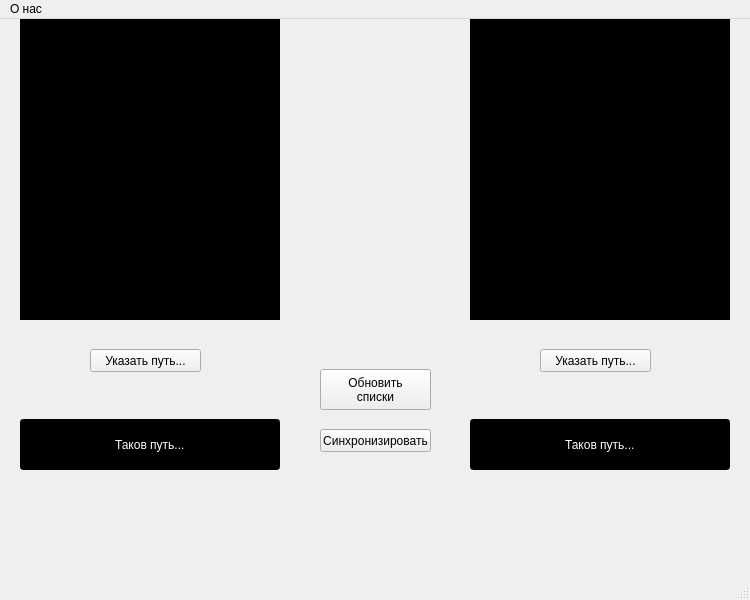
<?xml version="1.0" encoding="UTF-8"?>
<ui version="4.0">
 <class>MainWindow</class>
 <widget class="QMainWindow" name="MainWindow">
  <property name="geometry">
   <rect>
    <x>0</x>
    <y>0</y>
    <width>750</width>
    <height>600</height>
   </rect>
  </property>
  <property name="windowTitle">
   <string>MainWindow</string>
  </property>
  <widget class="QWidget" name="centralwidget">
   <widget class="QPushButton" name="path1">
    <property name="geometry">
     <rect>
      <x>90</x>
      <y>330</y>
      <width>111</width>
      <height>23</height>
     </rect>
    </property>
    <property name="styleSheet">
     <string notr="true"/>
    </property>
    <property name="text">
     <string>Указать путь...</string>
    </property>
   </widget>
   <widget class="QPushButton" name="sync">
    <property name="geometry">
     <rect>
      <x>320</x>
      <y>410</y>
      <width>111</width>
      <height>23</height>
     </rect>
    </property>
    <property name="text">
     <string>Синхронизировать</string>
    </property>
   </widget>
   <widget class="QPushButton" name="path2">
    <property name="geometry">
     <rect>
      <x>540</x>
      <y>330</y>
      <width>111</width>
      <height>23</height>
     </rect>
    </property>
    <property name="text">
     <string>Указать путь...</string>
    </property>
   </widget>
   <widget class="QTextBrowser" name="itemlistfrom">
    <property name="geometry">
     <rect>
      <x>20</x>
      <y>0</y>
      <width>260</width>
      <height>301</height>
     </rect>
    </property>
    <property name="styleSheet">
     <string notr="true">color: rgb(255, 255, 255);
font: 63 8pt &quot;Bookman Old Style&quot;;
background-color: rgb(0, 0, 0);</string>
    </property>
   </widget>
   <widget class="QTextBrowser" name="itemlistto">
    <property name="geometry">
     <rect>
      <x>470</x>
      <y>0</y>
      <width>260</width>
      <height>301</height>
     </rect>
    </property>
    <property name="styleSheet">
     <string notr="true">color: rgb(255, 255, 255);
font: 63 8pt &quot;Bookman Old Style&quot;;
background-color: rgb(0, 0, 0);</string>
    </property>
   </widget>
   <widget class="QPushButton" name="refreshbutt">
    <property name="geometry">
     <rect>
      <x>320</x>
      <y>350</y>
      <width>111</width>
      <height>41</height>
     </rect>
    </property>
    <property name="autoFillBackground">
     <bool>false</bool>
    </property>
    <property name="text">
     <string>Обновить
списки</string>
    </property>
   </widget>
   <widget class="QLineEdit" name="pathName2">
    <property name="geometry">
     <rect>
      <x>470</x>
      <y>400</y>
      <width>260</width>
      <height>51</height>
     </rect>
    </property>
    <property name="styleSheet">
     <string notr="true">color: rgb(255, 255, 255);
background-color: rgb(0, 0, 0);
font: 63 9pt &quot;Bookman Old Style&quot;;</string>
    </property>
    <property name="text">
     <string>Таков путь...</string>
    </property>
    <property name="frame">
     <bool>true</bool>
    </property>
    <property name="alignment">
     <set>Qt::AlignCenter</set>
    </property>
    <property name="readOnly">
     <bool>true</bool>
    </property>
   </widget>
   <widget class="QLineEdit" name="pathName1">
    <property name="geometry">
     <rect>
      <x>20</x>
      <y>400</y>
      <width>260</width>
      <height>51</height>
     </rect>
    </property>
    <property name="styleSheet">
     <string notr="true">color: rgb(255, 255, 255);
font: 63 9pt &quot;Bookman Old Style&quot;;
background-color: rgb(0, 0, 0);</string>
    </property>
    <property name="text">
     <string>Таков путь...</string>
    </property>
    <property name="frame">
     <bool>true</bool>
    </property>
    <property name="alignment">
     <set>Qt::AlignCenter</set>
    </property>
    <property name="readOnly">
     <bool>true</bool>
    </property>
   </widget>
  </widget>
  <widget class="QMenuBar" name="menubar">
   <property name="geometry">
    <rect>
     <x>0</x>
     <y>0</y>
     <width>750</width>
     <height>21</height>
    </rect>
   </property>
   <widget class="QMenu" name="menu">
    <property name="title">
     <string>О нас</string>
    </property>
    <addaction name="By"/>
   </widget>
   <addaction name="menu"/>
  </widget>
  <widget class="QStatusBar" name="statusbar"/>
  <action name="By">
   <property name="checkable">
    <bool>true</bool>
   </property>
   <property name="text">
    <string>Авторы</string>
   </property>
  </action>
 </widget>
 <resources/>
 <connections/>
</ui>
